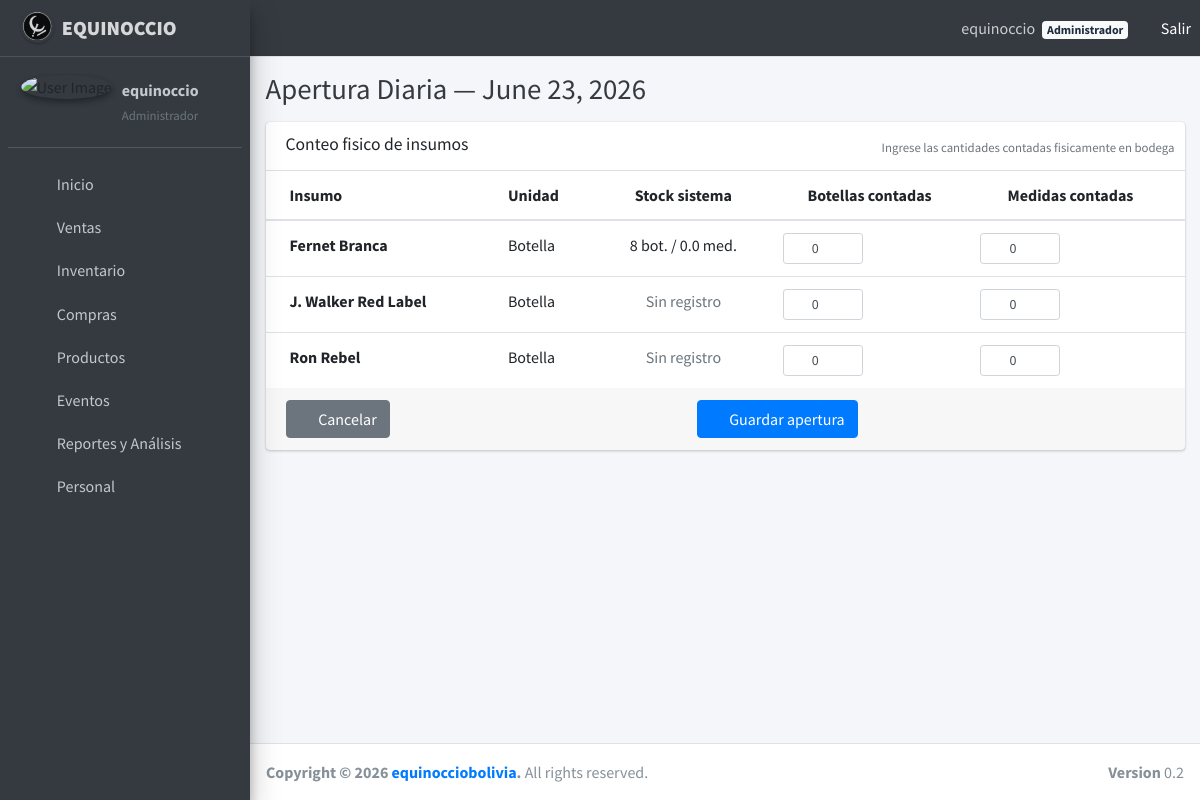
The page /inventarios/apertura/ (signed in) on the database as committed earlier.
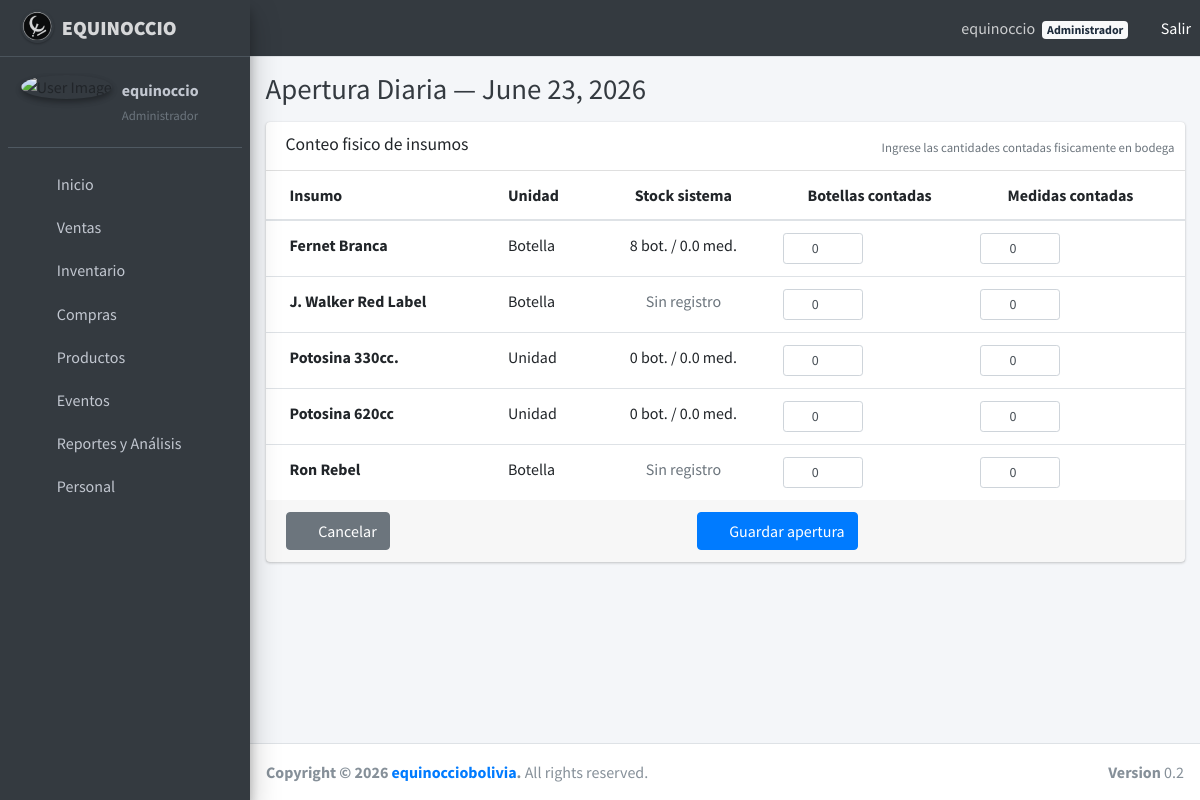
The same page on the database as committed later.
### usuarios/models.py (models this page shows, shortened)
class Usuario(AbstractUser):
    ROL_CHOICES = [
        ('administrador', 'Administrador'),
        ('jefe_barra', 'Jefe de Barra'),
        ('bartender', 'Bartender'),
        ('mesero', 'Mesero'),
    ]
    CI = models.CharField(max_length=20, unique=True, blank=True, null=True)
    rol = models.CharField(
        max_length=50,
        choices=ROL_CHOICES,
        blank=True,
        null=True
    )
    groups = models.ManyToManyField(
        Group,
        related_name='usuarios_user_set',
        blank=True,
    )
    user_permissions = models.ManyToManyField(
        Permission,
        related_name='usuarios_user_set',
        blank=True,
    )
    USERNAME_FIELD = 'username'
    REQUIRED_FIELDS = []
    class Meta:
        verbose_name = 'Usuario'
        verbose_name_plural = 'Usuarios'
    def tiene_acceso_ventas(self):
        return self.rol in ['administrador', 'jefe_barra', 'bartender', 'mesero']
    def tiene_acceso_compras(self):
        return self.rol in ['administrador', 'jefe_barra']
    def tiene_acceso_inventarios(self):
        return self.rol in ['administrador', 'jefe_barra']
    def tiene_acceso_analizador(self):
        return self.rol in ['administrador', 'jefe_barra']
    def tiene_acceso_usuarios(self):
        return self.rol == 'administrador'

### productos/models.py (models this page shows, shortened)
class ProductoBase(models.Model):
    UNIDAD_CHOICES = [
        ('botella', 'Botella'),
        ('unidad', 'Unidad'),
    ]
    nombre = models.CharField(max_length=255, unique=True)
    descripcion = models.TextField(blank=True, null=True)
    unidad_medida = models.CharField(
        max_length=20,
        choices=UNIDAD_CHOICES,
        default='botella'
    )
    contenido_neto_ml = models.IntegerField(
        help_text="Contenido neto en ml (ej: 750, 1000). Solo para botellas.",
        null=True,
        blank=True
    )
    medidas_por_unidad = models.IntegerField(
        help_text="Cantidad de medidas por botella/unidad (ej: 16 para 750ml).",
        default=1
    )
    precio_costo = models.DecimalField(
        max_digits=10,
        decimal_places=2,
        default=0,
        help_text="Precio de costo unitario (por botella o unidad)."
    )
    habilitado = models.BooleanField(default=True)
    class Meta:
        verbose_name = "Insumo Base"
        verbose_name_plural = "Insumos Base"
        ordering = ['nombre']

### inventarios/models.py (models this page shows, shortened)
class Inventario(models.Model):
    producto = models.OneToOneField(
        ProductoBase,
        on_delete=models.CASCADE,
        related_name='inventario'
    )
    botellas = models.IntegerField(default=0)
    medidas_sueltas = models.DecimalField(max_digits=10, decimal_places=1, default=0)
    ultima_actualizacion = models.DateTimeField(auto_now=True)
    class Meta:
        verbose_name = "Inventario"
        verbose_name_plural = "Inventarios"

### inventarios/views.py (the view)
# urls.py: path('apertura/', views.apertura_diaria, name='apertura_diaria'),
@login_required
def apertura_diaria(request):
    if not request.user.tiene_acceso_inventarios():
        messages.error(request, 'No tiene permisos para acceder a esta seccion.')
        return redirect('usuarios:inicio')
    hoy = timezone.now().date()
    productos = ProductoBase.objects.filter(habilitado=True).order_by('nombre')
    aperturas_hoy = AperturaDiaria.objects.filter(fecha=hoy)
    ya_apertura = aperturas_hoy.exists()
    apertura_data = {}
    for ap in aperturas_hoy:
        apertura_data[ap.producto_id] = ap
    if request.method == 'POST':
        if ya_apertura:
            messages.warning(request, 'Ya existe una apertura registrada para hoy.')
            return redirect('inventarios:inventario_list')
        form = AperturaDiariaForm(request.POST, productos=productos)
        if form.is_valid():
            for producto in productos:
                botellas = form.cleaned_data.get(f'botellas_{producto.id}') or 0
                medidas = form.cleaned_data.get(f'medidas_{producto.id}') or 0
                AperturaDiaria.objects.create(
                    fecha=hoy,
                    producto=producto,
                    botellas_contadas=botellas,
                    medidas_contadas=medidas,
                    registrado_por=request.user
                )
                MovimientoInventario.objects.create(
                    tipo='apertura',
                    producto=producto,
                    botellas=botellas,
                    medidas=medidas,
                    referencia=f'Apertura diaria {hoy}',
                    registrado_por=request.user
                )
            messages.success(request, f'Apertura del {hoy} registrada correctamente.')
            return redirect('inventarios:inventario_list')
    else:
        form = AperturaDiariaForm(productos=productos)
    filas = []
    for producto in productos:
        inventario = Inventario.objects.filter(producto=producto).first()
        filas.append({
            'producto': producto,
            'inventario': inventario,
            'campo_botellas': form[f'botellas_{producto.id}'],
            'campo_medidas': form[f'medidas_{producto.id}'],
        })
    return render(request, 'inventarios/apertura_diaria.html', {
        'form': form,
        'filas': filas,
        'hoy': hoy,
        'ya_apertura': ya_apertura,
        'apertura_data': apertura_data,
    })

### inventarios/templates/inventarios/apertura_diaria.html (shortened to what this page needs)
{% extends 'base.html' %}
{% block content %}
<div class="content-header">
    <div class="container-fluid">
        <h1 class="m-0 text-dark">Apertura Diaria — {{ hoy }}</h1>
    </div>
</div>
<section class="content">
    <div class="container-fluid">
        {% if ya_apertura %}
        <div class="alert alert-warning">
            <i class="fas fa-exclamation-triangle mr-1"></i>
            Ya existe una apertura registrada para hoy. Solo puede realizarse una apertura por dia.
            <a href="{% url 'inventarios:inventario_list' %}" class="btn btn-sm btn-warning ml-3">Ver inventario</a>
        </div>
        {% else %}
        <div class="card">
            <div class="card-header">
                <h3 class="card-title">Conteo fisico de insumos</h3>
                <div class="card-tools">
                    <small class="text-muted">Ingrese las cantidades contadas fisicamente en bodega</small>
                </div>
            </div>
            <form method="post">
                <div class="card-body p-0">
                    <table class="table table-hover">
                        <thead>
                            <tr>
                                <th>Insumo</th>
                                <th>Unidad</th>
                                <th class="text-center">Stock sistema</th>
                                <th class="text-center">Botellas contadas</th>
                                <th class="text-center">Medidas contadas</th>
                            </tr>
                        </thead>
                        <tbody>
                            {% for fila in filas %}
                            <tr>
                                <td><strong>{{ fila.producto.nombre }}</strong></td>
                                <td>{{ fila.producto.get_unidad_medida_display }}</td>
                                <td class="text-center">
                                    {% if fila.inventario %}
                                        {{ fila.inventario.botellas }} bot. / {{ fila.inventario.medidas_sueltas }} med.
                                    {% else %}
                                        <span class="text-muted">Sin registro</span>
                                    {% endif %}
                                </td>
                                <td class="text-center">{{ fila.campo_botellas }}</td>
                                <td class="text-center">{{ fila.campo_medidas }}</td>
                            </tr>
                            {% empty %}
                            <tr>
                                <td colspan="5" class="text-center text-muted">No hay insumos habilitados.</td>
                            </tr>
                            {% endfor %}
                        </tbody>
                    </table>
                </div>
                <div class="card-footer d-flex justify-content-between">
                    <a href="{% url 'inventarios:inventario_list' %}" class="btn btn-secondary">
                        <i class="fas fa-arrow-left mr-1"></i> Cancelar
                    </a>
                    <button type="submit" class="btn btn-primary">
                        <i class="fas fa-save mr-1"></i> Guardar apertura
                    </button>
                </div>
            </form>
        </div>
        {% endif %}
    </div>
</section>
{% endblock %}

### usuarios/templates/base.html (shortened to what this page needs)
<!DOCTYPE html>
<html lang="en">
<head>
    {% load static %}
    <link rel="stylesheet" href="{% static 'plugins/fontawesome-free/css/all.min.css' %}">
    <link rel="stylesheet" href="https://code.ionicframework.com/ionicons/2.0.1/css/ionicons.min.css">
    <link rel="stylesheet" href="{% static 'plugins/tempusdominus-bootstrap-4/css/tempusdominus-bootstrap-4.min.css' %}">
    <link rel="stylesheet" href="{% static 'plugins/icheck-bootstrap/icheck-bootstrap.min.css' %}">
    <link rel="stylesheet" href="{% static 'plugins/jqvmap/jqvmap.min.css' %}">
    <link rel="stylesheet" href="{% static 'dist/css/adminlte.min.css' %}">
    <link rel="stylesheet" href="{% static 'plugins/overlayScrollbars/css/OverlayScrollbars.min.css' %}">
    <link rel="stylesheet" href="{% static 'plugins/daterangepicker/daterangepicker.css' %}">
    <link rel="stylesheet" href="{% static 'plugins/summernote/summernote-bs4.css' %}">
    <link href="https://cdn.jsdelivr.net/npm/fullcalendar@6.1.15/index.global.min.css" rel="stylesheet">
</head>
<body class="hold-transition sidebar-mini layout-fixed" onload="startTime()">
<div class="wrapper">
    <nav class="main-header navbar navbar-expand navbar-dark">
        <ul class="navbar-nav">
            <li class="nav-item">
                <a class="nav-link" data-widget="pushmenu" href="#" role="button">
                    <i class="fas fa-bars"></i>
                </a>
            </li>
        </ul>
        <ul class="navbar-nav ml-auto">
            {% if user.is_authenticated %}
            <li class="nav-item">
                <span class="nav-link">
                    <i class="fas fa-user-circle mr-1"></i>
                    {{ user.get_full_name|default:user.username }}
                    {% if user.rol %}
                    <span class="badge badge-light ml-1">{{ user.get_rol_display }}</span>
                    {% endif %}
                </span>
            </li>
            <li class="nav-item">
                <form method="post" action="{% url 'usuarios:logout' %}" style="display:inline;">
                    <button type="submit" class="btn btn-link nav-link" style="color:white; padding:0;">
                        <i class="fas fa-sign-out-alt"></i> Salir
                    </button>
                </form>
            </li>
            {% endif %}
        </ul>
    </nav>
    <aside class="main-sidebar sidebar-dark-primary elevation-4">
        <a href="{% url 'usuarios:inicio' %}" class="brand-link">
            <img src="{% static 'img/navba_logo3.png' %}" alt="Logo" class="brand-image img-circle elevation-1" style="opacity:.8">
            <span class="brand-text font-weight-bold"><strong>EQUINOCCIO</strong></span>
        </a>
        <div class="sidebar">
            <div class="user-panel mt-3 pb-3 mb-3 d-flex">
                <div class="image">
                    <img src="{% static 'img/logo_equi.jpg' %}" class="img-circle elevation-2" alt="User Image">
                </div>
                {% if user.is_authenticated %}
                <div class="info">
                    <a href="#" class="d-block font-weight-bold">{{ user.username }}</a>
                    <small class="text-muted">{{ user.get_rol_display|default:"Sin rol" }}</small>
                </div>
                {% endif %}
            </div>
            <nav class="mt-2">
                <ul class="nav nav-pills nav-sidebar flex-column" data-widget="treeview" role="menu" data-accordion="false">
                    <li class="nav-item">
                        <a class="nav-link" href="{% url 'usuarios:inicio' %}">
                            <i class="nav-icon fas fa-home"></i>
                            <p>Inicio</p>
                        </a>
                    </li>
                    {% if user.tiene_acceso_ventas %}
                    <li class="nav-item has-treeview">
                        <a href="#" class="nav-link">
                            <i class="nav-icon fas fa-cash-register"></i>
                            <p>Ventas <i class="right fas fa-angle-left"></i></p>
                        </a>
                    </li>
                    {% endif %}
                     {% if user.tiene_acceso_inventarios %}
                    <li class="nav-item has-treeview">
                        <a href="#" class="nav-link">
                            <i class="nav-icon fas fa-boxes"></i>
                            <p>Inventario <i class="right fas fa-angle-left"></i></p>
                        </a>
                    </li>
                    {% endif %}
                    {% if user.tiene_acceso_compras %}
                    <li class="nav-item has-treeview">
                        <a href="#" class="nav-link">
                            <i class="nav-icon fas fa-shopping-cart"></i>
                            <p>Compras <i class="right fas fa-angle-left"></i></p>
                        </a>
                    </li>
                    {% endif %}
                    {% if user.tiene_acceso_compras %}
                    <li class="nav-item has-treeview">
                        <a href="#" class="nav-link">
                            <i class="nav-icon fas fa-wine-bottle"></i>
                            <p>Productos <i class="right fas fa-angle-left"></i></p>
                        </a>
                    </li>
                    {% endif %}
                    {% if user.tiene_acceso_compras %}
                    <li class="nav-item has-treeview">
                        <a href="#" class="nav-link">
                            <i class="nav-icon fas fa-calendar-check"></i>
                            <p>Eventos <i class="right fas fa-angle-left"></i></p>
                        </a>
                    </li>
                    {% endif %}
                    {% if user.tiene_acceso_analizador %}
                    <li class="nav-item has-treeview">
                        <a href="#" class="nav-link">
                            <i class="nav-icon fas fa-brain"></i>
                            <p>Reportes y Análisis <i class="right fas fa-angle-left"></i></p>
                        </a>
                    </li>
                    {% endif %}
                    {% if user.tiene_acceso_usuarios %}
                    <li class="nav-item">
                        <a href="{% url 'usuarios:administrar_usuarios' %}" class="nav-link">
                            <i class="nav-icon fas fa-users"></i>
                            <p>Personal</p>
                        </a>
                    </li>
                    {% endif %}
                </ul>
            </nav>
        </div>
    </aside>
    <div class="content-wrapper">
        {% block content %}
        {% endblock %}
    </div>
    <footer class="main-footer">
        <strong>Copyright &copy; 2026 <a href="https://www.facebook.com/equinocciobolivia">equinocciobolivia</a>.</strong>
        All rights reserved.
        <div class="float-right d-none d-sm-inline-block">
            <b>Version</b> 0.2
        </div>
    </footer>
</div>
</body>
</html>

Rows that differ between the two databases and show on the page:
added ProductoBase: producto.nombre "Potosina 330cc.", producto.unidad_medida "Unidad", inventario.botellas "0", inventario.medidas_sueltas "0.0", campo_botellas "0", campo_medidas "0"
added ProductoBase: producto.nombre "Potosina 620cc", producto.unidad_medida "Unidad", inventario.botellas "0", inventario.medidas_sueltas "0.0", campo_botellas "0", campo_medidas "0"
